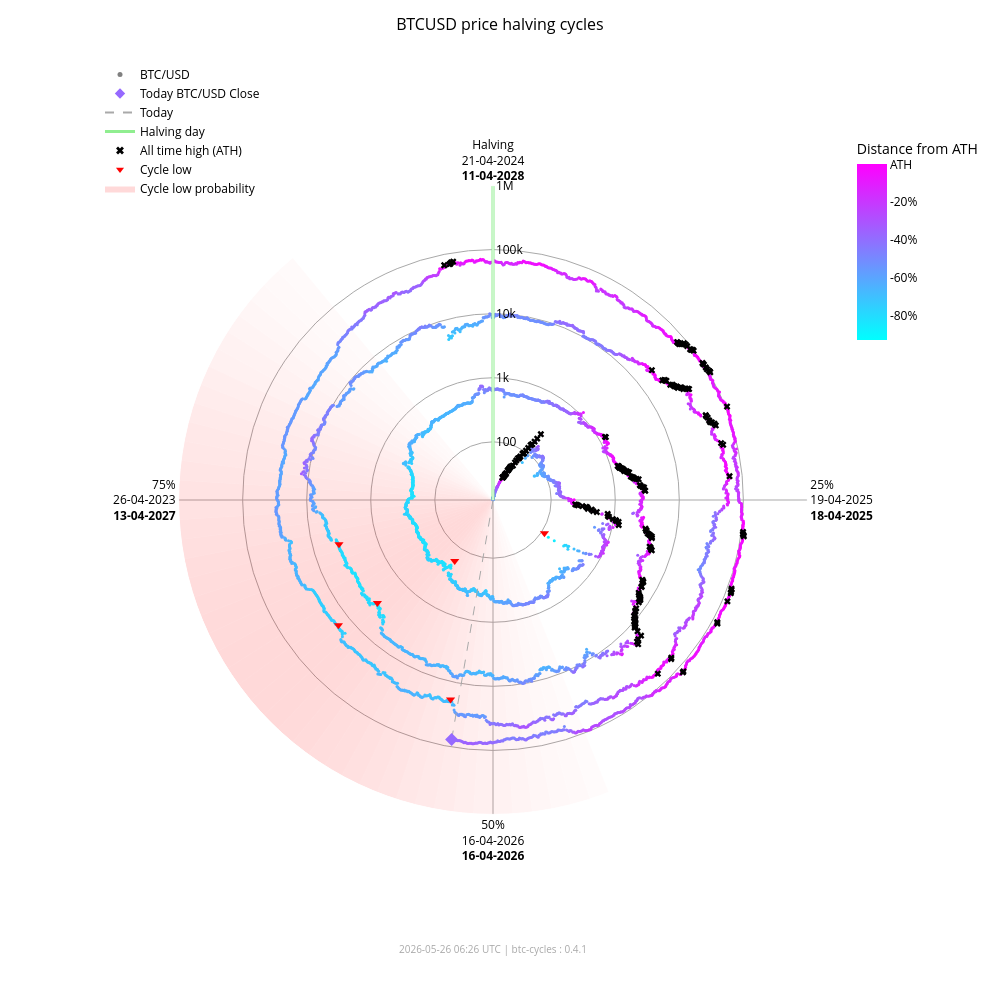

The notebook cell saved with this chart:
### Markdown cell above
### Interactive chart (plotly)

### Code cell
fig_interactive = btc.plot(
    kind="interactive",
    from_date="2012-11-28",
)
# plotly config for interactivity
config = {"scrollZoom": True, "displayModeBar": True}
# display in notebook
fig_interactive.show(config=config)

### Figure 1 — Plotly figure (JSON) as saved in the notebook; plotly's stock layout.template omitted (floating-point values rounded to 4 significant figures; data arrays with more than 128 entries replaced by an {"elided": "..."} marker saying what was removed)
{"data": [{"fill": "toself", "fillcolor": "rgba(255,0,0,0.017168280509461755)", "hoverinfo": "skip", "line": {"width": 0}, "mode": "lines", "r": [12.35, 1000000, 1000000, 12.35, 12.35], "showlegend": false, "theta": [158.4, 158.4, 162.0, 162.0, 158.4], "type": "scatterpolar"}, {"fill": "toself", "fillcolor": "rgba(255,0,0,0.022114794501891175)", "hoverinfo": "skip", "line": {"width": 0}, "mode": "lines", "r": [12.35, 1000000, 1000000, 12.35, 12.35], "showlegend": false, "theta": [162.0, 162.0, 165.6, 165.6, 162.0], "type": "scatterpolar"}, {"fill": "toself", "fillcolor": "rgba(255,0,0,0.02790404259511669)", "hoverinfo": "skip", "line": {"width": 0}, "mode": "lines", "r": [12.35, 1000000, 1000000, 12.35, 12.35], "showlegend": false, "theta": [165.6, 165.6, 169.2, 169.2, 165.6], "type": "scatterpolar"}, {"fill": "toself", "fillcolor": "rgba(255,0,0,0.034518294852420334)", "hoverinfo": "skip", "line": {"width": 0}, "mode": "lines", "r": [12.35, 1000000, 1000000, 12.35, 12.35], "showlegend": false, "theta": [169.2, 169.2, 172.8, 172.8, 169.2], "type": "scatterpolar"}, {"fill": "toself", "fillcolor": "rgba(255,0,0,0.041901979682821514)", "hoverinfo": "skip", "line": {"width": 0}, "mode": "lines", "r": [12.35, 1000000, 1000000, 12.35, 12.35], "showlegend": false, "theta": [172.8, 172.8, 176.4, 176.4, 172.8], "type": "scatterpolar"}, {"fill": "toself", "fillcolor": "rgba(255,0,0,0.04996405861294358)", "hoverinfo": "skip", "line": {"width": 0}, "mode": "lines", "r": [12.35, 1000000, 1000000, 12.35, 12.35], "showlegend": false, "theta": [176.4, 176.4, 180.0, 180.0, 176.4], "type": "scatterpolar"}, {"fill": "toself", "fillcolor": "rgba(255,0,0,0.05858349692240514)", "hoverinfo": "skip", "line": {"width": 0}, "mode": "lines", "r": [12.35, 1000000, 1000000, 12.35, 12.35], "showlegend": false, "theta": [180.0, 180.0, 183.6, 183.6, 180.0], "type": "scatterpolar"}, {"fill": "toself", "fillcolor": "rgba(255,0,0,0.06761662035375064)", "hoverinfo": "skip", "line": {"width": 0}, "mode": "lines", "r": [12.35, 1000000, 1000000, 12.35, 12.35], "showlegend": false, "theta": [183.6, 183.6, 187.2, 187.2, 183.6], "type": "scatterpolar"}, {"fill": "toself", "fillcolor": "rgba(255,0,0,0.07690481219944661)", "hoverinfo": "skip", "line": {"width": 0}, "mode": "lines", "r": [12.35, 1000000, 1000000, 12.35, 12.35], "showlegend": false, "theta": [187.2, 187.2, 190.8, 190.8, 187.2], "type": "scatterpolar"}, {"fill": "toself", "fillcolor": "rgba(255,0,0,0.08628112000611096)", "hoverinfo": "skip", "line": {"width": 0}, "mode": "lines", "r": [12.35, 1000000, 1000000, 12.35, 12.35], "showlegend": false, "theta": [190.8, 190.8, 194.4, 194.4, 190.8], "type": "scatterpolar"}, {"fill": "toself", "fillcolor": "rgba(255,0,0,0.09557490841018089)", "hoverinfo": "skip", "line": {"width": 0}, "mode": "lines", "r": [12.35, 1000000, 1000000, 12.35, 12.35], "showlegend": false, "theta": [194.4, 194.4, 198.0, 198.0, 194.4], "type": "scatterpolar"}, {"fill": "toself", "fillcolor": "rgba(255,0,0,0.10461455782963762)", "hoverinfo": "skip", "line": {"width": 0}, "mode": "lines", "r": [12.35, 1000000, 1000000, 12.35, 12.35], "showlegend": false, "theta": [198.0, 198.0, 201.6, 201.6, 198.0], "type": "scatterpolar"}, {"fill": "toself", "fillcolor": "rgba(255,0,0,0.11322908719652829)", "hoverinfo": "skip", "line": {"width": 0}, "mode": "lines", "r": [12.35, 1000000, 1000000, 12.35, 12.35], "showlegend": false, "theta": [201.6, 201.6, 205.2, 205.2, 201.6], "type": "scatterpolar"}, {"fill": "toself", "fillcolor": "rgba(255,0,0,0.12125015337052986)", "hoverinfo": "skip", "line": {"width": 0}, "mode": "lines", "r": [12.35, 1000000, 1000000, 12.35, 12.35], "showlegend": false, "theta": [205.2, 205.2, 208.8, 208.8, 205.2], "type": "scatterpolar"}, {"fill": "toself", "fillcolor": "rgba(255,0,0,0.12851590515331976)", "hoverinfo": "skip", "line": {"width": 0}, "mode": "lines", "r": [12.35, 1000000, 1000000, 12.35, 12.35], "showlegend": false, "theta": [208.8, 208.8, 212.4, 212.4, 208.8], "type": "scatterpolar"}, {"fill": "toself", "fillcolor": "rgba(255,0,0,0.13487757461161184)", "hoverinfo": "skip", "line": {"width": 0}, "mode": "lines", "r": [12.35, 1000000, 1000000, 12.35, 12.35], "showlegend": false, "theta": [212.4, 212.4, 216.0, 216.0, 212.4], "type": "scatterpolar"}, {"fill": "toself", "fillcolor": "rgba(255,0,0,0.14020862181849592)", "hoverinfo": "skip", "line": {"width": 0}, "mode": "lines", "r": [12.35, 1000000, 1000000, 12.35, 12.35], "showlegend": false, "theta": [216.0, 216.0, 219.6, 219.6, 216.0], "type": "scatterpolar"}, {"fill": "toself", "fillcolor": "rgba(255,0,0,0.14441504950654527)", "hoverinfo": "skip", "line": {"width": 0}, "mode": "lines", "r": [12.35, 1000000, 1000000, 12.35, 12.35], "showlegend": false, "theta": [219.6, 219.6, 223.2, 223.2, 219.6], "type": "scatterpolar"}, {"fill": "toself", "fillcolor": "rgba(255,0,0,0.14744459351271713)", "hoverinfo": "skip", "line": {"width": 0}, "mode": "lines", "r": [12.35, 1000000, 1000000, 12.35, 12.35], "showlegend": false, "theta": [223.2, 223.2, 226.8, 226.8, 223.2], "type": "scatterpolar"}, {"fill": "toself", "fillcolor": "rgba(255,0,0,0.14929223192296423)", "hoverinfo": "skip", "line": {"width": 0}, "mode": "lines", "r": [12.35, 1000000, 1000000, 12.35, 12.35], "showlegend": false, "theta": [226.8, 226.8, 230.4, 230.4, 226.8], "type": "scatterpolar"}, {"fill": "toself", "fillcolor": "rgba(255,0,0,0.15)", "hoverinfo": "skip", "line": {"width": 0}, "mode": "lines", "r": [12.35, 1000000, 1000000, 12.35, 12.35], "showlegend": false, "theta": [230.4, 230.4, 234.0, 234.0, 230.4], "type": "scatterpolar"}, {"fill": "toself", "fillcolor": "rgba(255,0,0,0.14965033825231114)", "hoverinfo": "skip", "line": {"width": 0}, "mode": "lines", "r": [12.35, 1000000, 1000000, 12.35, 12.35], "showlegend": false, "theta": [234.0, 234.0, 237.6, 237.6, 234.0], "type": "scatterpolar"}, {"fill": "toself", "fillcolor": "rgba(255,0,0,0.14835378057909807)", "hoverinfo": "skip", "line": {"width": 0}, "mode": "lines", "r": [12.35, 1000000, 1000000, 12.35, 12.35], "showlegend": false, "theta": [237.6, 237.6, 241.2, 241.2, 237.6], "type": "scatterpolar"}, {"fill": "toself", "fillcolor": "rgba(255,0,0,0.14623322283554635)", "hoverinfo": "skip", "line": {"width": 0}, "mode": "lines", "r": [12.35, 1000000, 1000000, 12.35, 12.35], "showlegend": false, "theta": [241.2, 241.2, 244.8, 244.8, 241.2], "type": "scatterpolar"}, {"fill": "toself", "fillcolor": "rgba(255,0,0,0.1434078538226231)", "hoverinfo": "skip", "line": {"width": 0}, "mode": "lines", "r": [12.35, 1000000, 1000000, 12.35, 12.35], "showlegend": false, "theta": [244.8, 244.8, 248.4, 248.4, 244.8], "type": "scatterpolar"}, {"fill": "toself", "fillcolor": "rgba(255,0,0,0.13997983179373427)", "hoverinfo": "skip", "line": {"width": 0}, "mode": "lines", "r": [12.35, 1000000, 1000000, 12.35, 12.35], "showlegend": false, "theta": [248.4, 248.4, 252.0, 252.0, 248.4], "type": "scatterpolar"}, {"fill": "toself", "fillcolor": "rgba(255,0,0,0.13602598258454268)", "hoverinfo": "skip", "line": {"width": 0}, "mode": "lines", "r": [12.35, 1000000, 1000000, 12.35, 12.35], "showlegend": false, "theta": [252.0, 252.0, 255.6, 255.6, 252.0], "type": "scatterpolar"}, {"fill": "toself", "fillcolor": "rgba(255,0,0,0.13159547355344953)", "hoverinfo": "skip", "line": {"width": 0}, "mode": "lines", "r": [12.35, 1000000, 1000000, 12.35, 12.35], "showlegend": false, "theta": [255.6, 255.6, 259.2, 259.2, 255.6], "type": "scatterpolar"}, {"fill": "toself", "fillcolor": "rgba(255,0,0,0.12671301775492697)", "hoverinfo": "skip", "line": {"width": 0}, "mode": "lines", "r": [12.35, 1000000, 1000000, 12.35, 12.35], "showlegend": false, "theta": [259.2, 259.2, 262.8, 262.8, 259.2], "type": "scatterpolar"}, {"fill": "toself", "fillcolor": "rgba(255,0,0,0.12138610149219965)", "hoverinfo": "skip", "line": {"width": 0}, "mode": "lines", "r": [12.35, 1000000, 1000000, 12.35, 12.35], "showlegend": false, "theta": [262.8, 262.8, 266.4, 266.4, 262.8], "type": "scatterpolar"}, {"fill": "toself", "fillcolor": "rgba(255,0,0,0.1156142551644921)", "hoverinfo": "skip", "line": {"width": 0}, "mode": "lines", "r": [12.35, 1000000, 1000000, 12.35, 12.35], "showlegend": false, "theta": [266.4, 266.4, 270.0, 270.0, 266.4], "type": "scatterpolar"}, {"fill": "toself", "fillcolor": "rgba(255,0,0,0.10939851441251548)", "hoverinfo": "skip", "line": {"width": 0}, "mode": "lines", "r": [12.35, 1000000, 1000000, 12.35, 12.35], "showlegend": false, "theta": [270.0, 270.0, 273.6, 273.6, 270.0], "type": "scatterpolar"}, {"fill": "toself", "fillcolor": "rgba(255,0,0,0.10274974912946185)", "hoverinfo": "skip", "line": {"width": 0}, "mode": "lines", "r": [12.35, 1000000, 1000000, 12.35, 12.35], "showlegend": false, "theta": [273.6, 273.6, 277.2, 277.2, 273.6], "type": "scatterpolar"}, {"fill": "toself", "fillcolor": "rgba(255,0,0,0.09569517349791425)", "hoverinfo": "skip", "line": {"width": 0}, "mode": "lines", "r": [12.35, 1000000, 1000000, 12.35, 12.35], "showlegend": false, "theta": [277.2, 277.2, 280.8, 280.8, 277.2], "type": "scatterpolar"}, {"fill": "toself", "fillcolor": "rgba(255,0,0,0.08828282625646727)", "hoverinfo": "skip", "line": {"width": 0}, "mode": "lines", "r": [12.35, 1000000, 1000000, 12.35, 12.35], "showlegend": false, "theta": [280.8, 280.8, 284.4, 284.4, 280.8], "type": "scatterpolar"}, {"fill": "toself", "fillcolor": "rgba(255,0,0,0.08058400018765345)", "hoverinfo": "skip", "line": {"width": 0}, "mode": "lines", "r": [12.35, 1000000, 1000000, 12.35, 12.35], "showlegend": false, "theta": [284.4, 284.4, 288.0, 288.0, 284.4], "type": "scatterpolar"}, {"fill": "toself", "fillcolor": "rgba(255,0,0,0.07269354608292704)", "hoverinfo": "skip", "line": {"width": 0}, "mode": "lines", "r": [12.35, 1000000, 1000000, 12.35, 12.35], "showlegend": false, "theta": [288.0, 288.0, 291.6, 291.6, 288.0], "type": "scatterpolar"}, {"fill": "toself", "fillcolor": "rgba(255,0,0,0.06472784449068783)", "hoverinfo": "skip", "line": {"width": 0}, "mode": "lines", "r": [12.35, 1000000, 1000000, 12.35, 12.35], "showlegend": false, "theta": [291.6, 291.6, 295.2, 295.2, 291.6], "type": "scatterpolar"}, {"fill": "toself", "fillcolor": "rgba(255,0,0,0.05682021976743955)", "hoverinfo": "skip", "line": {"width": 0}, "mode": "lines", "r": [12.35, 1000000, 1000000, 12.35, 12.35], "showlegend": false, "theta": [295.2, 295.2, 298.8, 298.8, 295.2], "type": "scatterpolar"}, {"fill": "toself", "fillcolor": "rgba(255,0,0,0.04911378436707333)", "hoverinfo": "skip", "line": {"width": 0}, "mode": "lines", "r": [12.35, 1000000, 1000000, 12.35, 12.35], "showlegend": false, "theta": [298.8, 298.8, 302.4, 302.4, 298.8], "type": "scatterpolar"}, {"fill": "toself", "fillcolor": "rgba(255,0,0,0.04175213714896469)", "hoverinfo": "skip", "line": {"width": 0}, "mode": "lines", "r": [12.35, 1000000, 1000000, 12.35, 12.35], "showlegend": false, "theta": [302.4, 302.4, 306.0, 306.0, 302.4], "type": "scatterpolar"}, {"fill": "toself", "fillcolor": "rgba(255,0,0,0.034868865657538876)", "hoverinfo": "skip", "line": {"width": 0}, "mode": "lines", "r": [12.35, 1000000, 1000000, 12.35, 12.35], "showlegend": false, "theta": [306.0, 306.0, 309.6, 309.6, 306.0], "type": "scatterpolar"}, {"fill": "toself", "fillcolor": "rgba(255,0,0,0.02857722515334582)", "hoverinfo": "skip", "line": {"width": 0}, "mode": "lines", "r": [12.35, 1000000, 1000000, 12.35, 12.35], "showlegend": false, "theta": [309.6, 309.6, 313.2, 313.2, 309.6], "type": "scatterpolar"}, {"fill": "toself", "fillcolor": "rgba(255,0,0,0.022961515313555197)", "hoverinfo": "skip", "line": {"width": 0}, "mode": "lines", "r": [12.35, 1000000, 1000000, 12.35, 12.35], "showlegend": false, "theta": [313.2, 313.2, 316.8, 316.8, 313.2], "type": "scatterpolar"}, {"fill": "toself", "fillcolor": "rgba(255,0,0,0.01807146942917362)", "hoverinfo": "skip", "line": {"width": 0}, "mode": "lines", "r": [12.35, 1000000, 1000000, 12.35, 12.35], "showlegend": false, "theta": [316.8, 316.8, 320.4, 320.4, 316.8], "type": "scatterpolar"}, {"hoverinfo": "text", "marker": {"color": {"elided": "4928 str values"}, "size": 3}, "mode": "markers", "r": {"elided": "4928 float values"}, "showlegend": false, "text": {"elided": "4928 str values"}, "theta": {"elided": "4928 float values"}, "type": "scatterpolar"}, {"hoverinfo": "skip", "line": {"color": "lightgreen", "width": 3}, "mode": "lines", "r": [12.35, 1000000], "showlegend": false, "theta": [0, 0], "type": "scatterpolar"}, {"hoverinfo": "skip", "line": {"color": "darkgrey", "dash": "dash", "width": 1}, "mode": "lines", "r": [12.35, 76820.0], "showlegend": false, "theta": [189.8, 189.8], "type": "scatterpolar"}, {"hoverinfo": "text", "marker": {"color": "#9669ff", "size": 10, "symbol": "diamond"}, "mode": "markers", "r": [76820.0], "showlegend": false, "text": ["Today<br>Date: 2026-05-26<br>Price: $76,824.20"], "theta": [189.8], "type": "scatterpolar"}, {"hoverinfo": "text", "marker": {"color": "black", "size": 6, "symbol": "x"}, "mode": "markers", "r": {"elided": "195 float values"}, "showlegend": false, "text": {"elided": "195 str values"}, "theta": {"elided": "195 float values"}, "type": "scatterpolar"}, {"hoverinfo": "text", "marker": {"color": "red", "size": 8, "symbol": "triangle-down"}, "mode": "markers", "r": [111.6, 164.9, 3233.0, 3925.0, 18950.0, 15760.0], "showlegend": false, "text": ["Cycle Low<br>Date: 2014-02-21<br>Price: $111.56<br>ATH distance: -91.0%", "Cycle Low<br>Date: 2015-01-14<br>Price: $164.92<br>ATH distance: -86.7%", "Cycle Low<br>Date: 2018-12-15<br>Price: $3,232.51<br>ATH distance: -83.3%", "Cycle Low<br>Date: 2019-03-25<br>Price: $3,924.55<br>ATH distance: -79.7%", "Cycle Low<br>Date: 2022-06-18<br>Price: $18,954.25<br>ATH distance: -71.9%", "Cycle Low<br>Date: 2022-11-21<br>Price: $15,760.19<br>ATH distance: -76.7%"], "theta": [122.8, 212.1, 228.3, 254.0, 192.0, 231.0], "type": "scatterpolar"}, {"marker": {"color": "grey", "size": 5}, "mode": "markers", "name": "BTC/USD", "r": [null], "theta": [null], "type": "scatterpolar"}, {"marker": {"color": "#9669ff", "size": 8, "symbol": "diamond"}, "mode": "markers", "name": "Today BTC/USD Close", "r": [null], "theta": [null], "type": "scatterpolar"}, {"line": {"color": "darkgrey", "dash": "dash"}, "mode": "lines", "name": "Today", "r": [null], "theta": [null], "type": "scatterpolar"}, {"line": {"color": "lightgreen", "width": 3}, "mode": "lines", "name": "Halving day", "r": [null], "theta": [null], "type": "scatterpolar"}, {"marker": {"color": "black", "size": 7, "symbol": "x"}, "mode": "markers", "name": "All time high (ATH)", "r": [null], "theta": [null], "type": "scatterpolar"}, {"marker": {"color": "red", "size": 7, "symbol": "triangle-down"}, "mode": "markers", "name": "Cycle low", "r": [null], "theta": [null], "type": "scatterpolar"}, {"fill": "toself", "fillcolor": "rgba(255,0,0,0.15)", "line": {"width": 0}, "mode": "lines", "name": "Cycle low probability", "r": [null], "theta": [null], "type": "scatterpolar"}, {"hoverinfo": "skip", "marker": {"cmax": 0, "cmin": -0.9307, "color": [0], "colorbar": {"len": 0.25, "ticktext": ["ATH", "-20%", "-40%", "-60%", "-80%", "-100%"], "tickvals": [0, -0.2, -0.4, -0.6, -0.8, -1.0], "title": {"text": "Distance from ATH"}, "x": 0.95, "y": 0.92, "yanchor": "top"}, "colorscale": {"elided": "256x2 mixed values"}, "showscale": true, "size": 0}, "mode": "markers", "r": [null], "showlegend": false, "theta": [null], "type": "scatterpolar"}], "layout": {"annotations": [{"font": {"color": "darkgrey", "size": 10}, "showarrow": false, "text": "2026-05-26 06:26 UTC | btc-cycles : 0.4.1", "x": 0.5, "xref": "paper", "y": -0.02, "yref": "paper"}], "font": {"color": "black"}, "height": 1000, "legend": {"bgcolor": "rgba(0,0,0,0)", "font": {"color": "black"}, "x": 0.0, "y": 1.0}, "margin": {"b": 60, "l": 100, "r": 80, "t": 60}, "paper_bgcolor": "white", "plot_bgcolor": "white", "polar": {"angularaxis": {"color": "black", "direction": "clockwise", "gridcolor": "darkgrey", "rotation": 90, "ticktext": ["Halving<br>21-04-2024<br><b>11-04-2028</b>", "25%<br>19-04-2025<br><b>18-04-2025</b>", "50%<br>16-04-2026<br><b>16-04-2026</b>", "75%<br>26-04-2023<br><b>13-04-2027</b>"], "tickvals": [0, 90, 180, 270]}, "bgcolor": "white", "domain": {"x": [0.1, 0.9], "y": [0.05, 0.95]}, "radialaxis": {"angle": 90, "color": "black", "gridcolor": "darkgrey", "range": [1.092, 6.0], "tickangle": 90, "ticktext": ["100", "1k", "10k", "100k", "1M"], "tickvals": [100, 1000, 10000, 100000, 1000000], "type": "log"}}, "title": {"font": {"color": "black", "size": 16}, "text": "BTCUSD price halving cycles", "x": 0.5}, "width": 1000}}
